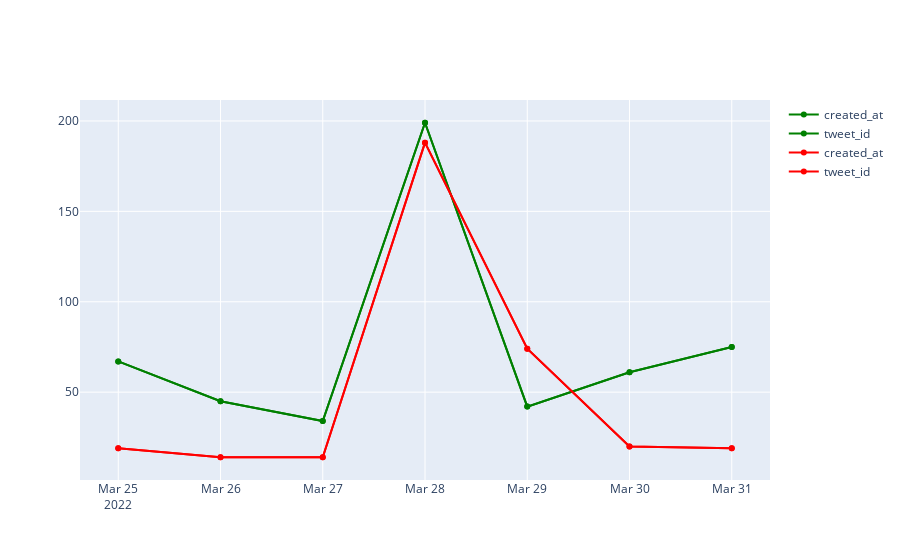

Notebook source saved alongside this figure:
### Code cell
# filter the df to only capture Tweets from the start to end of the second peak in march 2022
newdf = df[(df['created_at']>='2022-03-25') & (df['created_at']<='2022-03-31')]
neg = newdf[newdf['sentiment_category']=='negative']
neg = neg.groupby(['created_at'],as_index=False).count()
pos = newdf[newdf['sentiment_category']=='positive']
pos = pos.groupby(['created_at'],as_index=False).count()

pos = pos[['created_at','tweet_id']]
neg = neg[['created_at','tweet_id']]

import plotly.graph_objs as go
fig = go.Figure()
for col in pos.columns:
    fig.add_trace(go.Scatter(x=pos['created_at'], y=pos['tweet_id'],
                             name = col,
                             mode = 'markers+lines',
                             line=dict(shape='linear'),
                             connectgaps=True,
                             line_color='green'
                             )
                 )
for col in neg.columns:
    fig.add_trace(go.Scatter(x=neg['created_at'], y=neg['tweet_id'],
                             name = col,
                             mode = 'markers+lines',
                             line=dict(shape='linear'),
                             connectgaps=True,
                             line_color='red'
                             )
                 )
fig.show()

### Figure 1 — Plotly figure (JSON) as saved in the notebook; plotly's stock layout.template omitted (floating-point values rounded to 4 significant figures)
{"data": [{"connectgaps": true, "line": {"color": "green", "shape": "linear"}, "mode": "markers+lines", "name": "created_at", "type": "scatter", "x": ["2022-03-25", "2022-03-26", "2022-03-27", "2022-03-28", "2022-03-29", "2022-03-30", "2022-03-31"], "y": [67, 45, 34, 199, 42, 61, 75]}, {"connectgaps": true, "line": {"color": "green", "shape": "linear"}, "mode": "markers+lines", "name": "tweet_id", "type": "scatter", "x": ["2022-03-25", "2022-03-26", "2022-03-27", "2022-03-28", "2022-03-29", "2022-03-30", "2022-03-31"], "y": [67, 45, 34, 199, 42, 61, 75]}, {"connectgaps": true, "line": {"color": "red", "shape": "linear"}, "mode": "markers+lines", "name": "created_at", "type": "scatter", "x": ["2022-03-25", "2022-03-26", "2022-03-27", "2022-03-28", "2022-03-29", "2022-03-30", "2022-03-31"], "y": [19, 14, 14, 188, 74, 20, 19]}, {"connectgaps": true, "line": {"color": "red", "shape": "linear"}, "mode": "markers+lines", "name": "tweet_id", "type": "scatter", "x": ["2022-03-25", "2022-03-26", "2022-03-27", "2022-03-28", "2022-03-29", "2022-03-30", "2022-03-31"], "y": [19, 14, 14, 188, 74, 20, 19]}], "layout": {}}
